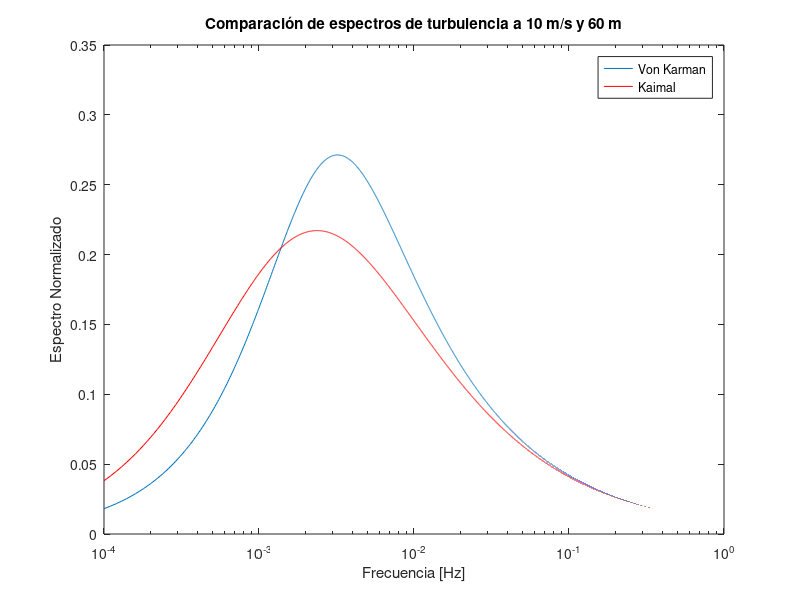

Here is the MATLAB script that generated this plot:
% Dibujar el espectro de Kaimal vs. Von Karman
% Corresponden a la descripción estadística de las turbulencias
% ENTRADAS: velocidad del viento promedio en una hora (U) y altitud (h)
% LIMITACIONES: Solo la componente longitudinal

h = 60;
U = 10;

Lu2 = 0.3048*h/((0.0539+0.25e-3*h)^1.2);
Lu1 = 2.329*Lu2;

n = 0.0001:1e-5:1;

SuV = zeros(1,length(n)); %Espectro de Von Karman
SuK = zeros(1,length(n)); %Espectro de Kaimal

for i=1:length(n)

SuV(i) = 4*n(i)*Lu2/U/((1+70.8*(n(i)*Lu2/U)^2)^(5/6));
SuK(i) = 4*n(i)*Lu1/U/((1+6*(n(i)*Lu1/U))^(5/3));

end

semilogx (n,SuV)
hold on
semilogx (n,SuK,'r')

xlabel('Frecuencia [Hz]')
ylabel('Espectro Normalizado')

legend('Von Karman','Kaimal')
title('Comparación de espectros de turbulencia a 10 m/s y 60 m')

hold off